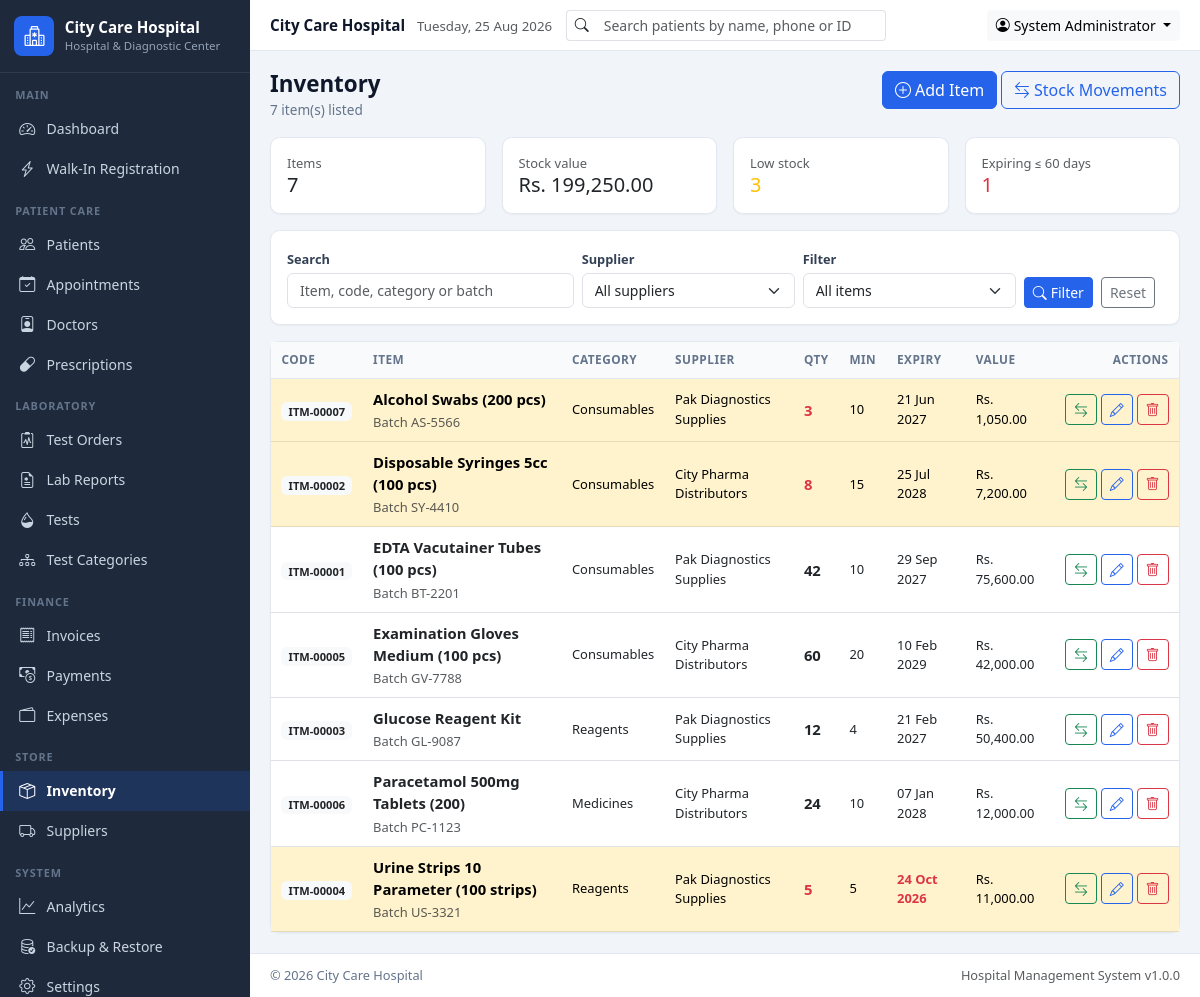
The app's page /modules/inventory/index.php (signed in) with its own data.
### tables this page shows
CREATE TABLE IF NOT EXISTS inventory_items (
  id INT AUTO_INCREMENT PRIMARY KEY,
  item_code VARCHAR(30) UNIQUE NOT NULL,
  name VARCHAR(150) NOT NULL,
  category VARCHAR(100),
  supplier_id INT,
  purchase_price DECIMAL(10,2) DEFAULT 0,
  selling_price DECIMAL(10,2) DEFAULT 0,
  quantity INT DEFAULT 0,
  minimum_stock INT DEFAULT 0,
  expiry_date DATE,
  batch_number VARCHAR(50),
  notes TEXT,
  created_at TIMESTAMP DEFAULT CURRENT_TIMESTAMP,
  FOREIGN KEY (supplier_id) REFERENCES suppliers(id) ON DELETE SET NULL
);

CREATE TABLE IF NOT EXISTS suppliers (
  id INT AUTO_INCREMENT PRIMARY KEY,
  name VARCHAR(100) NOT NULL,
  contact_person VARCHAR(100),
  phone VARCHAR(20),
  email VARCHAR(100),
  address TEXT,
  notes TEXT,
  created_at TIMESTAMP DEFAULT CURRENT_TIMESTAMP
);

### includes/functions.php (called while the page is built, shortened)
<?php
function sanitize($input)
{
    return htmlspecialchars((string)($input ?? ''), ENT_QUOTES, 'UTF-8');
}
function get($key, $default = '')
{
    return isset($_GET[$key]) ? (is_array($_GET[$key]) ? $_GET[$key] : trim((string)$_GET[$key])) : $default;
}
function getSetting($key, $default = '')
{
    global $pdo;
    static $cache = null;
    if ($cache === null) {
        $cache = [];
        try {
            foreach ($pdo->query('SELECT setting_key, setting_value FROM settings') as $row) {
                $cache[$row['setting_key']] = $row['setting_value'];
            }
        } catch (Exception $e) {
            $cache = [];
        }
    }
    if (array_key_exists($key, $cache) && $cache[$key] !== null && $cache[$key] !== '') {
        return $cache[$key];
    }
    return $default;
}
function currencySymbol()
{
    return getSetting('currency_symbol', 'Rs.');
}
function formatCurrency($amount)
{
    return currencySymbol() . ' ' . number_format((float)$amount, 2);
}
function formatDate($date, $format = null)
{
    $format = $format ?: getSetting('date_format', 'd M Y');
    $ts = strtotime($date);
    return $ts ? date($format, $ts) : '-';
}
function currentPage()
{
    $page = (int)($_GET['page'] ?? 1);
    return $page > 0 ? $page : 1;
}
function fetchOne($sql, array $params = [])
{
    global $pdo;
    $stmt = $pdo->prepare($sql);
    $stmt->execute($params);
    $row = $stmt->fetch();
    return $row ?: null;
}
function fetchAll($sql, array $params = [])
{
    global $pdo;
    $stmt = $pdo->prepare($sql);
    $stmt->execute($params);
    return $stmt->fetchAll();
}

### modules/inventory/index.php (the view, shortened to what this page needs)
<?php
$search     = get('q');
$page       = currentPage();
$offset     = ($page - 1) * PER_PAGE;
$where = [];
$params = [];
$whereSql = $where ? 'WHERE ' . implode(' AND ', $where) : '';
$items = fetchAll("SELECT i.*, s.name AS supplier_name FROM inventory_items i
    LEFT JOIN suppliers s ON s.id = i.supplier_id
    $whereSql ORDER BY i.name LIMIT " . (int)PER_PAGE . ' OFFSET ' . (int)$offset, $params);
$stats = fetchOne('SELECT COUNT(*) AS items, COALESCE(SUM(quantity),0) AS units,
        COALESCE(SUM(quantity * purchase_price),0) AS stock_value,
        SUM(CASE WHEN quantity <= minimum_stock THEN 1 ELSE 0 END) AS low_stock,
        SUM(CASE WHEN expiry_date IS NOT NULL AND expiry_date <= DATE_ADD(CURDATE(), INTERVAL 60 DAY) THEN 1 ELSE 0 END) AS expiring
    FROM inventory_items');
$pageActions = '<a href="' . BASE_URL . '/modules/inventory/add.php" class="btn btn-primary"><i class="bi bi-plus-circle me-1"></i>Add Item</a> '
    . '<a href="' . BASE_URL . '/modules/inventory/transactions.php" class="btn btn-outline-primary"><i class="bi bi-arrow-left-right me-1"></i>Stock Movements</a>';
require_once INC_PATH . '/header.php';
?>
<div class="row g-3 mb-3">
    <div class="col-md-3"><div class="card"><div class="card-body py-3">
        <div class="text-muted small">Items</div><div class="h5 mb-0"><?= number_format($stats['items'] ?? 0) ?></div>
    </div></div></div>
    <div class="col-md-3"><div class="card"><div class="card-body py-3">
        <div class="text-muted small">Stock value</div><div class="h5 mb-0"><?= formatCurrency($stats['stock_value'] ?? 0) ?></div>
    </div></div></div>
    <div class="col-md-3"><a href="?filter=low" class="text-decoration-none"><div class="card"><div class="card-body py-3">
        <div class="text-muted small">Low stock</div><div class="h5 mb-0 text-warning"><?= number_format($stats['low_stock'] ?? 0) ?></div>
    </div></div></a></div>
    <div class="col-md-3"><a href="?filter=expiring" class="text-decoration-none"><div class="card"><div class="card-body py-3">
        <div class="text-muted small">Expiring ≤ 60 days</div><div class="h5 mb-0 text-danger"><?= number_format($stats['expiring'] ?? 0) ?></div>
    </div></div></a></div>
</div>
<div class="card mb-3">
    <div class="card-body">
        <form class="row g-2 align-items-end" method="get">
            <div class="col-md-4">
                <label class="form-label">Search</label>
                <input type="search" name="q" class="form-control" value="<?= sanitize($search) ?>" placeholder="Item, code, category or batch">
            </div>
            <div class="col-md-3">
                <label class="form-label">Supplier</label>
                <select name="supplier_id" class="form-select">
                    <option value="">All suppliers</option>
                </select>
            </div>
            <div class="col-md-3">
                <label class="form-label">Filter</label>
                <select name="filter" class="form-select">
                    <option value="">All items</option>
                </select>
            </div>
            <div class="col-md-2 d-flex gap-2">
                <button class="btn btn-primary btn-sm"><i class="bi bi-search me-1"></i>Filter</button>
                <a href="<?= BASE_URL ?>/modules/inventory/index.php" class="btn btn-outline-secondary btn-sm">Reset</a>
            </div>
        </form>
    </div>
</div>
<div class="card">
    <div class="table-responsive">
        <table class="table table-hover align-middle mb-0">
            <thead><tr><th>Code</th><th>Item</th><th>Category</th><th>Supplier</th><th>Qty</th><th>Min</th><th>Expiry</th><th>Value</th><th class="text-end">Actions</th></tr></thead>
            <tbody>
            <?php foreach ($items as $i):
                $low = (int)$i['quantity'] <= (int)$i['minimum_stock'];
                $expiring = $i['expiry_date'] && strtotime($i['expiry_date']) <= strtotime('+60 days'); ?>
                <tr class="<?= $low ? 'table-warning' : '' ?>">
                    <td><span class="badge bg-light text-dark"><?= sanitize($i['item_code']) ?></span></td>
                    <td>
                        <div class="fw-semibold"><?= sanitize($i['name']) ?></div>
                        <?php if ($i['batch_number']): ?><small class="text-muted">Batch <?= sanitize($i['batch_number']) ?></small><?php endif; ?>
                    </td>
                    <td class="small"><?= sanitize($i['category'] ?: '-') ?></td>
                    <td class="small"><?= sanitize($i['supplier_name'] ?: '-') ?></td>
                    <td class="fw-semibold <?= $low ? 'text-danger' : '' ?>"><?= (int)$i['quantity'] ?></td>
                    <td class="small"><?= (int)$i['minimum_stock'] ?></td>
                    <td class="small <?= $expiring ? 'text-danger fw-semibold' : '' ?>"><?= $i['expiry_date'] ? formatDate($i['expiry_date']) : '-' ?></td>
                    <td class="small"><?= formatCurrency($i['quantity'] * $i['purchase_price']) ?></td>
                    <td class="text-end text-nowrap">
                        <a href="transactions.php?item_id=<?= (int)$i['id'] ?>" class="btn btn-sm btn-outline-success" title="Stock in/out"><i class="bi bi-arrow-left-right"></i></a>
                        <a href="add.php?id=<?= (int)$i['id'] ?>" class="btn btn-sm btn-outline-primary" title="Edit"><i class="bi bi-pencil"></i></a>
                        <form method="post" class="d-inline">
                            <button class="btn btn-sm btn-outline-danger" data-confirm="Delete <?= sanitize($i['name']) ?>?"><i class="bi bi-trash"></i></button>
                        </form>
                    </td>
                </tr>
            <?php endforeach; ?>
            </tbody>
        </table>
    </div>
</div>
<?php require_once INC_PATH . '/footer.php'; ?>

### assets/css/custom.css (style rules this page uses)
:root { --hms-primary: #2563EB; --hms-success: #16A34A; --hms-warning: #D97706; --hms-danger: #DC2626; --hms-sidebar: #1E293B; --hms-sidebar-hover: #334155; --hms-body: #F1F5F9; --hms-border: #E2E8F0; --hms-muted: #64748B; --hms-sidebar-width: 250px; }
body { background: var(--hms-body); font-family: "Segoe UI", Roboto, "Helvetica Neue", Arial, sans-serif; font-size: 0.925rem; color: #0F172A; }
a { text-decoration: none; }
.btn-primary, .bg-primary { background-color: var(--hms-primary) !important; border-color: var(--hms-primary) !important; }
.btn-outline-primary { color: var(--hms-primary); border-color: var(--hms-primary); }
.card { border: 1px solid var(--hms-border); border-radius: .6rem; box-shadow: 0 1px 2px rgba(15,23,42,.04); }
.table > :not(caption) > * > * { padding: .55rem .65rem; }
.table thead th { font-size: .74rem; text-transform: uppercase; letter-spacing: .04em; color: var(--hms-muted); background: #F8FAFC; border-bottom: 1px solid var(--hms-border); font-weight: 700; }
.form-label { font-size: .8rem; font-weight: 600; color: #334155; margin-bottom: .25rem; }
.form-control, .form-select { font-size: .875rem; }

### records on screen
inventory_items: item_code "ITM-00007", name "Alcohol Swabs (200 pcs)", batch_number "AS-5566", category "Consumables", supplier.name "Pak Diagnostics Supplies", quantity "3", minimum_stock "10", expiry_date "21 Jun 2027", formatCurrency($i['quantity'] * $i['purchase_price']) "Rs. 1,050.00"
inventory_items: item_code "ITM-00002", name "Disposable Syringes 5cc (100 pcs)", batch_number "SY-4410", category "Consumables", supplier.name "City Pharma Distributors", quantity "8", minimum_stock "15", expiry_date "25 Jul 2028", formatCurrency($i['quantity'] * $i['purchase_price']) "Rs. 7,200.00"
inventory_items: item_code "ITM-00001", name "EDTA Vacutainer Tubes (100 pcs)", batch_number "BT-2201", category "Consumables", supplier.name "Pak Diagnostics Supplies", quantity "42", minimum_stock "10", expiry_date "29 Sep 2027", formatCurrency($i['quantity'] * $i['purchase_price']) "Rs. 75,600.00"
inventory_items: item_code "ITM-00005", name "Examination Gloves Medium (100 pcs)", batch_number "GV-7788", category "Consumables", supplier.name "City Pharma Distributors", quantity "60", minimum_stock "20", expiry_date "10 Feb 2029", formatCurrency($i['quantity'] * $i['purchase_price']) "Rs. 42,000.00"
inventory_items: item_code "ITM-00003", name "Glucose Reagent Kit", batch_number "GL-9087", category "Reagents", supplier.name "Pak Diagnostics Supplies", quantity "12", minimum_stock "4", expiry_date "21 Feb 2027", formatCurrency($i['quantity'] * $i['purchase_price']) "Rs. 50,400.00"
inventory_items: item_code "ITM-00006", name "Paracetamol 500mg Tablets (200)", batch_number "PC-1123", category "Medicines", supplier.name "City Pharma Distributors", quantity "24", minimum_stock "10", expiry_date "07 Jan 2028", formatCurrency($i['quantity'] * $i['purchase_price']) "Rs. 12,000.00"
inventory_items: item_code "ITM-00004", name "Urine Strips 10 Parameter (100 strips)", batch_number "US-3321", category "Reagents", supplier.name "Pak Diagnostics Supplies", quantity "5", minimum_stock "5", expiry_date "24 Oct 2026", formatCurrency($i['quantity'] * $i['purchase_price']) "Rs. 11,000.00"

### other values on screen
getSetting('hospital_name', 'City Care Hospital') "City Care Hospital"
getSetting('hospital_tagline', 'Hospital &amp; Diagnostic Center') "Hospital & Diagnostic Center"
$group['label'] "MAIN"
$item['text'] "Dashboard"
$item['text'] "Walk-In Registration"
$group['label'] "PATIENT CARE"
$item['text'] "Patients"
$item['text'] "Appointments"
$item['text'] "Doctors"
$item['text'] "Prescriptions"
$group['label'] "LABORATORY"
$item['text'] "Test Orders"
$item['text'] "Lab Reports"
$item['text'] "Tests"
$item['text'] "Test Categories"
